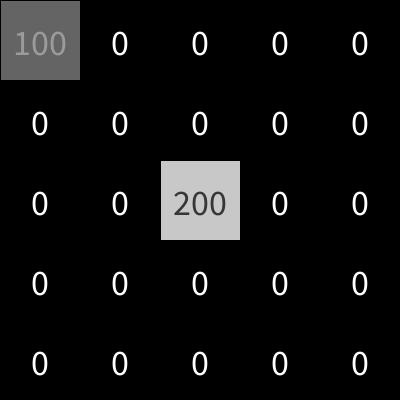
Frame 1 (no input)
Frame 60 (the mouse pressed at the canvas centre just before this capture): identical to frame 1, image omitted
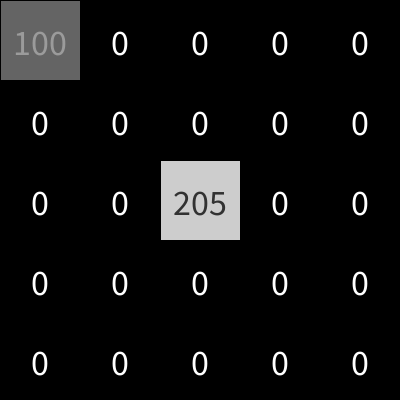
Frame 120 (the mouse held since frame 60 and released just before this capture)

The Processing sketch that drew these frames (run headless with seeded random() and noise(); from frame 60 on, the mouse is pressed at the canvas centre):

// Processing sketch: ej18a_grillaNumeros_conArreglos_TERMINADO
// ── ej18a_grillaNumeros_conArreglos_TERMINADO.pde

// EJERCICIO EN CLASE - Parte 2
// c. Al hacer click en cada celda, la misma debe incrementar ese número en 1 (arreglos).
// --- el arreglo tiene que ser bidimensional y corresponder a ese dato de tipo numérico;
// d. Utilizar el arreglo en cuestión para pintar la celda en valores de grises

//Original x Lisandro Aguiar
//Comentado x Matias JL

int Cant=5;
int tamCelda;

//1) DECLARACION DEL ARREGLO BIDIMENSIONAL
//int [][] numeros= new int[256][256];  --> OJO
int [][] numeros= new int[Cant][Cant];  //--> 5X5: TAMAÑO DE MI TABLA

int n=0;

void setup() {
  size(400, 400);
  textAlign(CENTER);
  textSize( 36 );
  tamCelda=width/Cant;

  //2) ASIGNACIÓN DE VALORES INICIALES
  for (int x=0; x<Cant; x++) {
    for (int y=0; y<Cant; y++) {
      numeros[x][y]=n;
    }
  }
  //asignacion manual de prueba
  numeros[0][0] = 100;
  numeros[2][2] = 200;
  
}

void draw() {
  fill(255);
  for (int x=0; x<Cant; x++) {
    for (int y=0; y<Cant; y++) {
      fill( numeros[x][y] );
      square(x*tamCelda, y*tamCelda, tamCelda);
    }
  }
  //podría ir en un solo combo for anidado
  for (int x=0; x<numeros.length; x++) {  //numeros.length = 5 (largo de primera dimension)
    for (int y=0; y<numeros.length; y++) { 
      //3) USO / VISUALIZACIÓN DE VALOR EN PANTALLA
      fill( 255 - numeros[x][y] );
      text( numeros[x][y], x*tamCelda+40, y*tamCelda+55);
    }
  }
}

void mousePressed() {
  //recorro las dos dimensiones del arreglo
  for (int x=0; x<numeros.length; x++) {
    for (int y=0; y<numeros.length; y++) {
      
      //evaluación del zona cuadrado / boton
      if (mouseX>x*tamCelda && mouseX<x*tamCelda+tamCelda /* mas el ancho */
       && mouseY>y*tamCelda && mouseY<y*tamCelda+tamCelda /* mas el alto */ ) {
        print("si: ");
        
        //4) MODIFICACIÓN DEL CONTENIDO DEL ARREGLO
        //numeros[x][y] = numeros[x++][y++];  //rara la signacion
        if( numeros[x][y] < 255 )  //condicional "limitador"
          numeros[x][y] = numeros[x][y] + 5;  //ahora si: sumarle uno al CONTENIDO del arreglo, NO a los indices
        println( numeros[x][y] );
        
        //NO ES NECESARIO: NO LA ESTAS UTILIZANDO MAS QUE PARA INICIALIZAR EL ARREGLO
        //n++; 
        
        //NO ES NECESARIO: PORQUE YA ESTA EN EL DRAW
        //text( numeros[x][y], x*tamCelda+50, y*tamCelda+50);
        //fill(numeros[x][y]);
      }
    }
  }
}
